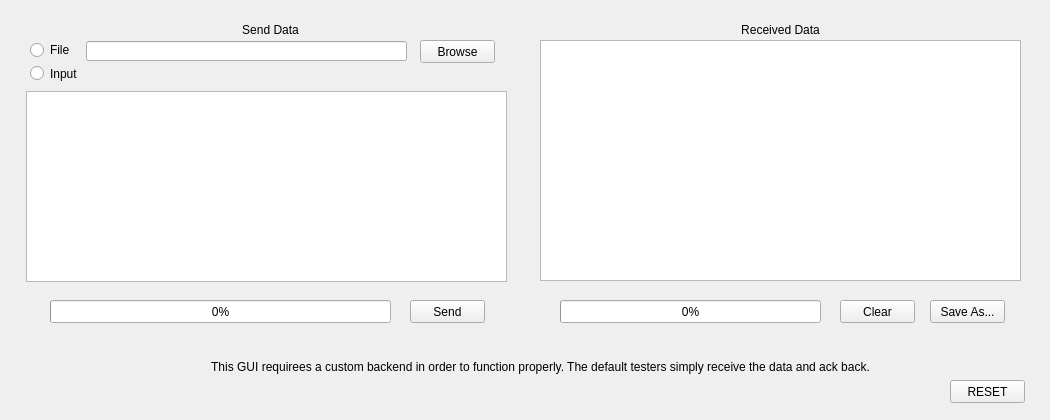
<?xml version="1.0" encoding="UTF-8"?>
<ui version="4.0">
 <class>GUI_DATA_TRANSMIT</class>
 <widget class="QWidget" name="GUI_DATA_TRANSMIT">
  <property name="geometry">
   <rect>
    <x>0</x>
    <y>0</y>
    <width>1050</width>
    <height>420</height>
   </rect>
  </property>
  <property name="windowTitle">
   <string>Form</string>
  </property>
  <widget class="QPlainTextEdit" name="MSG_PlainText">
   <property name="geometry">
    <rect>
     <x>26</x>
     <y>91</y>
     <width>481</width>
     <height>191</height>
    </rect>
   </property>
  </widget>
  <widget class="QLineEdit" name="FilePath_LineEdit">
   <property name="geometry">
    <rect>
     <x>86</x>
     <y>41</y>
     <width>321</width>
     <height>20</height>
    </rect>
   </property>
  </widget>
  <widget class="QPushButton" name="BrowseFile_Button">
   <property name="geometry">
    <rect>
     <x>420</x>
     <y>40</y>
     <width>75</width>
     <height>23</height>
    </rect>
   </property>
   <property name="text">
    <string>Browse</string>
   </property>
   <property name="autoDefault">
    <bool>false</bool>
   </property>
  </widget>
  <widget class="QPlainTextEdit" name="Recv_PlainText">
   <property name="geometry">
    <rect>
     <x>540</x>
     <y>40</y>
     <width>481</width>
     <height>241</height>
    </rect>
   </property>
   <property name="undoRedoEnabled">
    <bool>false</bool>
   </property>
   <property name="readOnly">
    <bool>true</bool>
   </property>
   <property name="textInteractionFlags">
    <set>Qt::LinksAccessibleByMouse|Qt::TextSelectableByMouse</set>
   </property>
  </widget>
  <widget class="QPushButton" name="ClearReceived_Button">
   <property name="geometry">
    <rect>
     <x>840</x>
     <y>300</y>
     <width>75</width>
     <height>23</height>
    </rect>
   </property>
   <property name="text">
    <string>Clear</string>
   </property>
   <property name="autoDefault">
    <bool>false</bool>
   </property>
  </widget>
  <widget class="QLabel" name="Receive_Label">
   <property name="geometry">
    <rect>
     <x>540</x>
     <y>20</y>
     <width>481</width>
     <height>20</height>
    </rect>
   </property>
   <property name="text">
    <string>Received Data</string>
   </property>
   <property name="alignment">
    <set>Qt::AlignCenter</set>
   </property>
  </widget>
  <widget class="QRadioButton" name="File_Radio">
   <property name="geometry">
    <rect>
     <x>30</x>
     <y>40</y>
     <width>51</width>
     <height>20</height>
    </rect>
   </property>
   <property name="text">
    <string>File</string>
   </property>
   <attribute name="buttonGroup">
    <string notr="true">MSG_Sel</string>
   </attribute>
  </widget>
  <widget class="QLabel" name="Send_Label">
   <property name="geometry">
    <rect>
     <x>35</x>
     <y>20</y>
     <width>471</width>
     <height>20</height>
    </rect>
   </property>
   <property name="text">
    <string>Send Data</string>
   </property>
   <property name="alignment">
    <set>Qt::AlignCenter</set>
   </property>
  </widget>
  <widget class="QRadioButton" name="Input_Radio">
   <property name="geometry">
    <rect>
     <x>30</x>
     <y>65</y>
     <width>49</width>
     <height>17</height>
    </rect>
   </property>
   <property name="text">
    <string>Input</string>
   </property>
   <attribute name="buttonGroup">
    <string notr="true">MSG_Sel</string>
   </attribute>
  </widget>
  <widget class="QPushButton" name="SaveAs_Button">
   <property name="geometry">
    <rect>
     <x>930</x>
     <y>300</y>
     <width>75</width>
     <height>23</height>
    </rect>
   </property>
   <property name="text">
    <string>Save As...</string>
   </property>
   <property name="autoDefault">
    <bool>false</bool>
   </property>
  </widget>
  <widget class="QPushButton" name="SendMSG_Button">
   <property name="geometry">
    <rect>
     <x>410</x>
     <y>300</y>
     <width>75</width>
     <height>23</height>
    </rect>
   </property>
   <property name="text">
    <string>Send</string>
   </property>
   <property name="autoDefault">
    <bool>false</bool>
   </property>
  </widget>
  <widget class="QLabel" name="HelpText">
   <property name="geometry">
    <rect>
     <x>80</x>
     <y>360</y>
     <width>921</width>
     <height>31</height>
    </rect>
   </property>
   <property name="text">
    <string>This GUI requirees a custom backend in order to function properly. The default testers simply receive the data and ack back.</string>
   </property>
   <property name="alignment">
    <set>Qt::AlignHCenter|Qt::AlignTop</set>
   </property>
   <property name="wordWrap">
    <bool>true</bool>
   </property>
  </widget>
  <widget class="QPushButton" name="ResetGUI_Button">
   <property name="geometry">
    <rect>
     <x>950</x>
     <y>380</y>
     <width>75</width>
     <height>23</height>
    </rect>
   </property>
   <property name="text">
    <string>RESET</string>
   </property>
   <property name="autoDefault">
    <bool>false</bool>
   </property>
  </widget>
  <widget class="QProgressBar" name="SendMsg_ProgressBar">
   <property name="geometry">
    <rect>
     <x>50</x>
     <y>300</y>
     <width>341</width>
     <height>23</height>
    </rect>
   </property>
   <property name="value">
    <number>0</number>
   </property>
  </widget>
  <widget class="QProgressBar" name="RecvMsg_ProgressBar">
   <property name="geometry">
    <rect>
     <x>560</x>
     <y>300</y>
     <width>261</width>
     <height>23</height>
    </rect>
   </property>
   <property name="value">
    <number>0</number>
   </property>
  </widget>
 </widget>
 <resources/>
 <connections/>
 <buttongroups>
  <buttongroup name="MSG_Sel"/>
 </buttongroups>
</ui>
